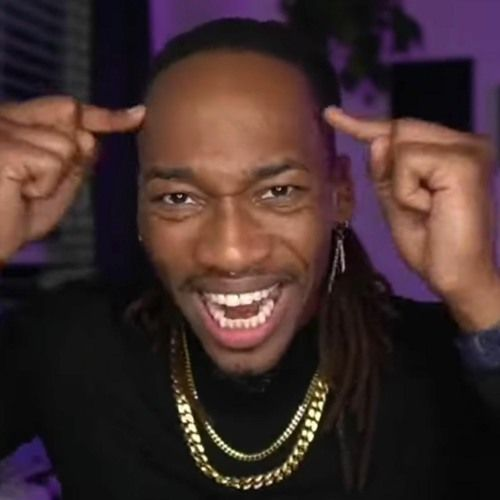
#> input picture segmentation/img.jpg, 500 x 500 px
$ python contrast.py
#> lines starting #> are read from the running program, lines starting #| are printed output that depends on the picture
import cv2
import os
import numpy as np

script_dir = os.path.dirname(os.path.abspath(__file__))
image_file = os.path.join(script_dir, "img.jpg")
output_file = os.path.join(script_dir, "img_contrast.jpg")
# matrix_file = os.path.join(script_dir, "image_matrix.txt")
matrix_contrast_file = os.path.join(script_dir, "image_matrix_contrast.txt")

img = cv2.imread(image_file)
#> img is the input picture: shape (500, 500, 3); mean B, G, R 44.7, 45.6, 65.6
image_matrix = img.tolist()
#> image_matrix = 500 items

height = len(image_matrix)
#> height = 500
width = len(image_matrix[0])
#> width = 500
colors = len(image_matrix[0][0])
#> colors = 3

alpha = 1.5 # factor to change (greater than 1 increases contrast, between 0 and 1 decreases contrast)
brightness_adj = 0

for y in range(height):
    for x in range(width):
        for c in range(colors):
            current_value = image_matrix[y][x][c]

            new_value = alpha * (current_value - 128) + 128 + brightness_adj

            if new_value > 255:
                new_value = 255
            elif new_value < 0:
                new_value = 0

            image_matrix[y][x][c] = int(new_value)

img_baru = np.array(image_matrix, dtype=np.uint8)
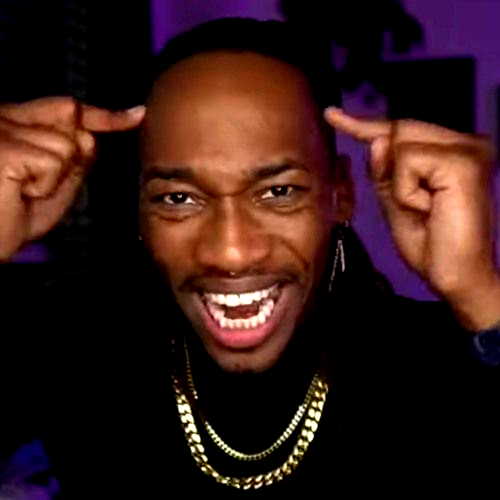
#> img_baru: shape (500, 500, 3); mean of channels 0, 1, 2 23.5, 26.3, 53.3; drawn as B, G, R

with open(matrix_contrast_file, "w", encoding="utf-8") as f:
    f.write(np.array2string(img_baru, separator=', '))

cv2.imwrite(output_file, img_baru)

print(f"Proses kontras manual (Alpha: {alpha}) selesai!")
